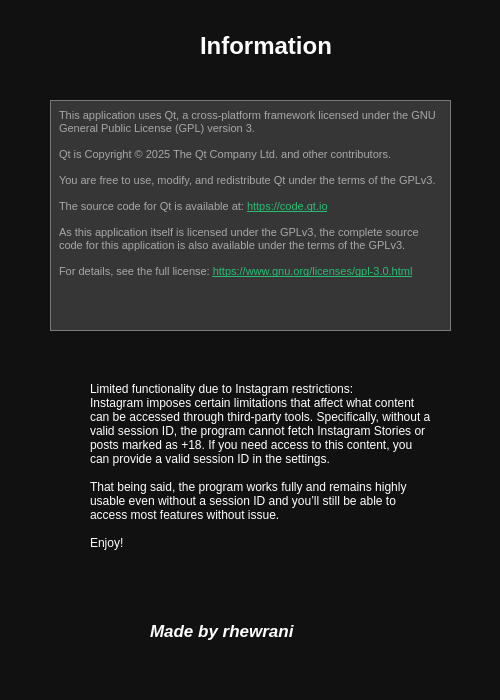
<?xml version="1.0" encoding="UTF-8"?>
<ui version="4.0">
 <class>Infodialog</class>
 <widget class="QDialog" name="Infodialog">
  <property name="geometry">
   <rect>
    <x>0</x>
    <y>0</y>
    <width>500</width>
    <height>700</height>
   </rect>
  </property>
  <property name="sizePolicy">
   <sizepolicy hsizetype="Fixed" vsizetype="Fixed">
    <horstretch>0</horstretch>
    <verstretch>0</verstretch>
   </sizepolicy>
  </property>
  <property name="minimumSize">
   <size>
    <width>500</width>
    <height>600</height>
   </size>
  </property>
  <property name="maximumSize">
   <size>
    <width>500</width>
    <height>700</height>
   </size>
  </property>
  <property name="windowTitle">
   <string>Dialog</string>
  </property>
  <property name="styleSheet">
   <string notr="true">QDialog {
    background-color: #111111;
    color: white;
}

QLabel {
    color: white;
}

QTextEdit, QLineEdit {
    background-color: #363636;
    color: #a8a8a8;
    border: 1px solid #7a7a7a;
    padding: 4px;
}</string>
  </property>
  <widget class="QWidget" name="infowidget" native="true">
   <property name="geometry">
    <rect>
     <x>0</x>
     <y>0</y>
     <width>500</width>
     <height>700</height>
    </rect>
   </property>
   <widget class="QLabel" name="LBL_TTL">
    <property name="geometry">
     <rect>
      <x>200</x>
      <y>20</y>
      <width>271</width>
      <height>51</height>
     </rect>
    </property>
    <property name="font">
     <font>
      <pointsize>18</pointsize>
      <bold>true</bold>
     </font>
    </property>
    <property name="text">
     <string>Information</string>
    </property>
   </widget>
   <widget class="QTextEdit" name="TE_QT">
    <property name="geometry">
     <rect>
      <x>50</x>
      <y>100</y>
      <width>401</width>
      <height>231</height>
     </rect>
    </property>
    <property name="font">
     <font>
      <pointsize>8</pointsize>
     </font>
    </property>
    <property name="readOnly">
     <bool>true</bool>
    </property>
    <property name="html">
     <string>&lt;!DOCTYPE HTML PUBLIC &quot;-//W3C//DTD HTML 4.0//EN&quot; &quot;http://www.w3.org/TR/REC-html40/strict.dtd&quot;&gt;
&lt;html&gt;&lt;head&gt;&lt;meta name=&quot;qrichtext&quot; content=&quot;1&quot; /&gt;&lt;meta charset=&quot;utf-8&quot; /&gt;&lt;style type=&quot;text/css&quot;&gt;
p, li { white-space: pre-wrap; }
hr { height: 1px; border-width: 0; }
li.unchecked::marker { content: &quot;\2610&quot;; }
li.checked::marker { content: &quot;\2612&quot;; }
&lt;/style&gt;&lt;/head&gt;&lt;body style=&quot; font-family:'Segoe UI'; font-size:8pt; font-weight:400; font-style:normal;&quot;&gt;
&lt;p style=&quot; margin-top:0px; margin-bottom:0px; margin-left:0px; margin-right:0px; -qt-block-indent:0; text-indent:0px;&quot;&gt;This application uses Qt, a cross-platform framework licensed under the GNU General Public License (GPL) version 3.&lt;/p&gt;
&lt;p style=&quot;-qt-paragraph-type:empty; margin-top:0px; margin-bottom:0px; margin-left:0px; margin-right:0px; -qt-block-indent:0; text-indent:0px;&quot;&gt;&lt;br /&gt;&lt;/p&gt;
&lt;p style=&quot; margin-top:0px; margin-bottom:0px; margin-left:0px; margin-right:0px; -qt-block-indent:0; text-indent:0px;&quot;&gt;Qt is Copyright © 2025 The Qt Company Ltd. and other contributors.&lt;/p&gt;
&lt;p style=&quot;-qt-paragraph-type:empty; margin-top:0px; margin-bottom:0px; margin-left:0px; margin-right:0px; -qt-block-indent:0; text-indent:0px;&quot;&gt;&lt;br /&gt;&lt;/p&gt;
&lt;p style=&quot; margin-top:0px; margin-bottom:0px; margin-left:0px; margin-right:0px; -qt-block-indent:0; text-indent:0px;&quot;&gt;You are free to use, modify, and redistribute Qt under the terms of the GPLv3.&lt;/p&gt;
&lt;p style=&quot;-qt-paragraph-type:empty; margin-top:0px; margin-bottom:0px; margin-left:0px; margin-right:0px; -qt-block-indent:0; text-indent:0px;&quot;&gt;&lt;br /&gt;&lt;/p&gt;
&lt;p style=&quot; margin-top:0px; margin-bottom:0px; margin-left:0px; margin-right:0px; -qt-block-indent:0; text-indent:0px;&quot;&gt;The source code for Qt is available at: &lt;a href=&quot;https://code.qt.io&quot;&gt;&lt;span style=&quot; text-decoration: underline; color:#27bf73;&quot;&gt;https://code.qt.io&lt;/span&gt;&lt;/a&gt;&lt;/p&gt;
&lt;p style=&quot;-qt-paragraph-type:empty; margin-top:0px; margin-bottom:0px; margin-left:0px; margin-right:0px; -qt-block-indent:0; text-indent:0px;&quot;&gt;&lt;br /&gt;&lt;/p&gt;
&lt;p style=&quot; margin-top:0px; margin-bottom:0px; margin-left:0px; margin-right:0px; -qt-block-indent:0; text-indent:0px;&quot;&gt;As this application itself is licensed under the GPLv3, the complete source code for this application is also available under the terms of the GPLv3.&lt;/p&gt;
&lt;p style=&quot;-qt-paragraph-type:empty; margin-top:0px; margin-bottom:0px; margin-left:0px; margin-right:0px; -qt-block-indent:0; text-indent:0px;&quot;&gt;&lt;br /&gt;&lt;/p&gt;
&lt;p style=&quot; margin-top:0px; margin-bottom:0px; margin-left:0px; margin-right:0px; -qt-block-indent:0; text-indent:0px;&quot;&gt;For details, see the full license: &lt;a href=&quot;https://www.gnu.org/licenses/gpl-3.0.html&quot;&gt;&lt;span style=&quot; text-decoration: underline; color:#27bf73;&quot;&gt;https://www.gnu.org/licenses/gpl-3.0.html&lt;/span&gt;&lt;/a&gt;&lt;/p&gt;&lt;/body&gt;&lt;/html&gt;</string>
    </property>
   </widget>
   <widget class="QLabel" name="LBL_RHEW">
    <property name="geometry">
     <rect>
      <x>150</x>
      <y>610</y>
      <width>251</width>
      <height>41</height>
     </rect>
    </property>
    <property name="font">
     <font>
      <pointsize>13</pointsize>
      <italic>true</italic>
      <bold>true</bold>
     </font>
    </property>
    <property name="text">
     <string>Made by rhewrani</string>
    </property>
   </widget>
   <widget class="QLabel" name="LBL_INST">
    <property name="geometry">
     <rect>
      <x>90</x>
      <y>330</y>
      <width>341</width>
      <height>271</height>
     </rect>
    </property>
    <property name="font">
     <font>
      <pointsize>9</pointsize>
     </font>
    </property>
    <property name="text">
     <string>Limited functionality due to Instagram restrictions:
Instagram imposes certain limitations that affect what content can be accessed through third-party tools. Specifically, without a valid session ID, the program cannot fetch Instagram Stories or posts marked as +18. If you need access to this content, you can provide a valid session ID in the settings.

That being said, the program works fully and remains highly usable even without a session ID and you’ll still be able to access most features without issue.

Enjoy!</string>
    </property>
    <property name="wordWrap">
     <bool>true</bool>
    </property>
   </widget>
   <widget class="QLabel" name="label_2">
    <property name="geometry">
     <rect>
      <x>50</x>
      <y>460</y>
      <width>31</width>
      <height>31</height>
     </rect>
    </property>
    <property name="text">
     <string/>
    </property>
    <property name="pixmap">
     <pixmap resource="../resources/resources.qrc">:/images/info_white.png</pixmap>
    </property>
   </widget>
  </widget>
 </widget>
 <resources>
  <include location="../resources/resources.qrc"/>
 </resources>
 <connections/>
</ui>
